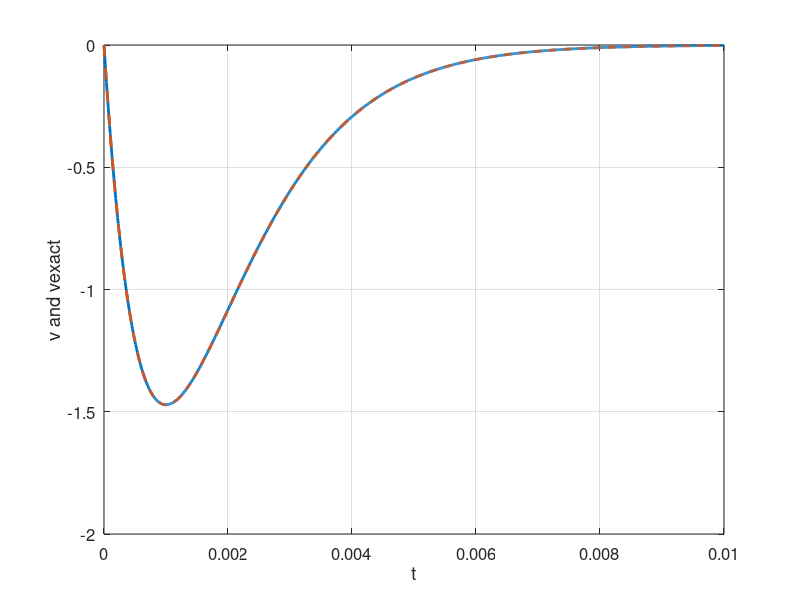
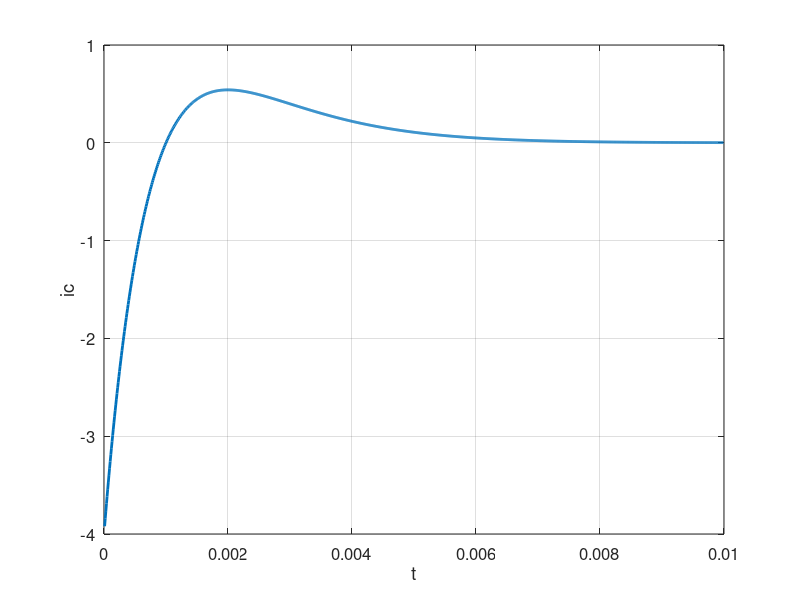
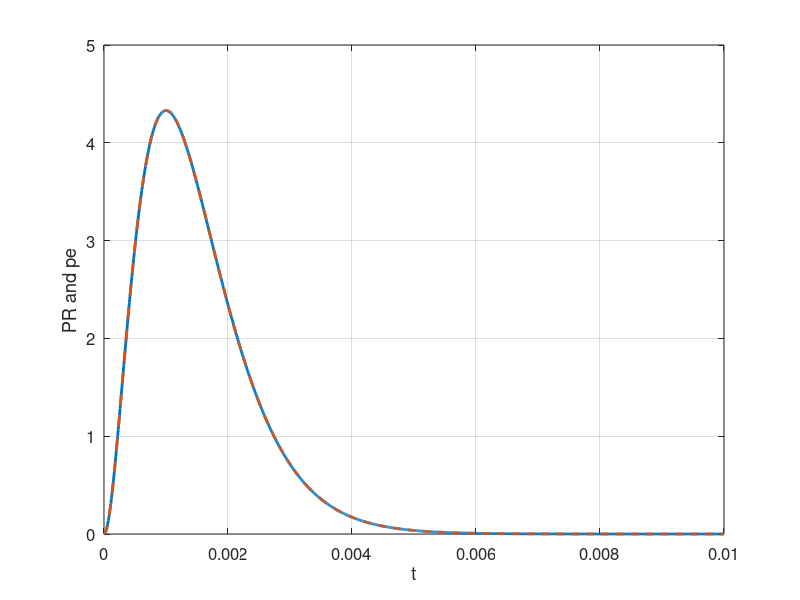
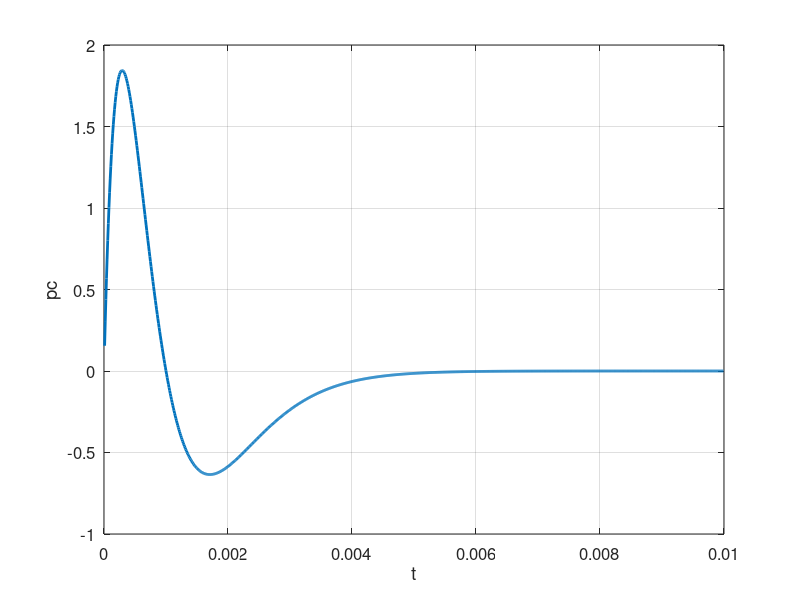

The MATLAB script that drew these images, in order:
clc 
close all
clear

%Given that
R=0.5;     %ohm
C=0.001;   %F
L=0.001;   %H

n=1000;
L1=0.01-0; %length
delx=L1/(n+1);
%Boundary condition
v0=0;
v_n=-0.001816;
%For coefficient values.
a=(2*R*C*L)-(delx*L);          
b=(2*R*(delx^2))-(4*R*C*L);  
c=(2*R*C*L)+(delx*L);           
d=0;
%For tridiagonal matrix
A = diag(b*ones(1,n)) + diag(c*ones(1,n-1),1) + diag(a*ones(1,n-1),-1);
%For n x 1 matrix
m=zeros(n-2,1);
m(1:n-2)=d;

B=[d-a*v0
   m(1:n-2)
   d-c*v_n];

v=inv(A)*B   %V
%Boundary condition
t=linspace(0,0.01,n+2) 
%overall matrix of 'v'
v_all=[v0
       v
       v_n]

figure(1)
plot(t,v_all,'linewidth',2);hold on
set(gca,'fontsize',12);
xlabel('t')
ylabel('v and vexact')
grid on

%For ic vs t
v2=v_all;
t2=t;

for k=2:n+1
    
    ic(k)= C*((v2(k+1)-v2(k-1))/ (2*(t(k+1)-t(k))))  %Using central difference
    
end

figure(2)
ic(1)=NaN;
ic(n+2)= NaN;
plot(t,ic,'linewidth',2)
set(gca,'fontsize',12);
xlabel('t')
ylabel('ic')
grid on

%For PR vs t

for j=1:n+2
    
    PR(j)=((v2(j)^2)/R)    %Instantaneous power PR=(V^2)/R
    
end
figure(3)
plot(t,PR,'linewidth',2);hold on
set(gca,'fontsize',12);
xlabel('t')
ylabel('PR and pe')
grid on

%For Pc vs t

for u=1:n+2
    
    Pc(u)=(ic(u))*v2(u)   %Instantaneous power absorbed by capacitor 
    
end

figure(4)
plot(t,Pc,'linewidth',2)
set(gca,'fontsize',12);
xlabel('t')
ylabel('pc')
grid on

%Calculating exact value
alp=1/(2*R*C);
s=-alp;
Ae=-4/C;
%Voltage exact value equation
ve=Ae.*t.*exp(s.*t);
q=zeros(n+2,1);
q(1:n+2)=ve;           %converting ve array (1*n) to (n*1)
%For exact power
pe=(ve.^2)./R;
%Calculating Error
ei=(q-v_all);
%The amount of error En
En=sqrt(sum(ei.^2)./(n+2));
%V exact plot
figure(1)
plot(t,q,'--','linewidth',2)
%P exact plot
figure(3)
plot(t,pe,'--','linewidth',2)

%Find and plot En vs n
n1 = [75:25:1000 2000 3500 5000];     

for i=1:n1
    
    En1=sqrt(sum(ei.^2)./(n1+2));
    
end
figure(5)
plot(n1,En1,'o-','linewidth',2)
xlabel('n')
ylabel('En')
set(gca,'fontsize',12);
grid on
